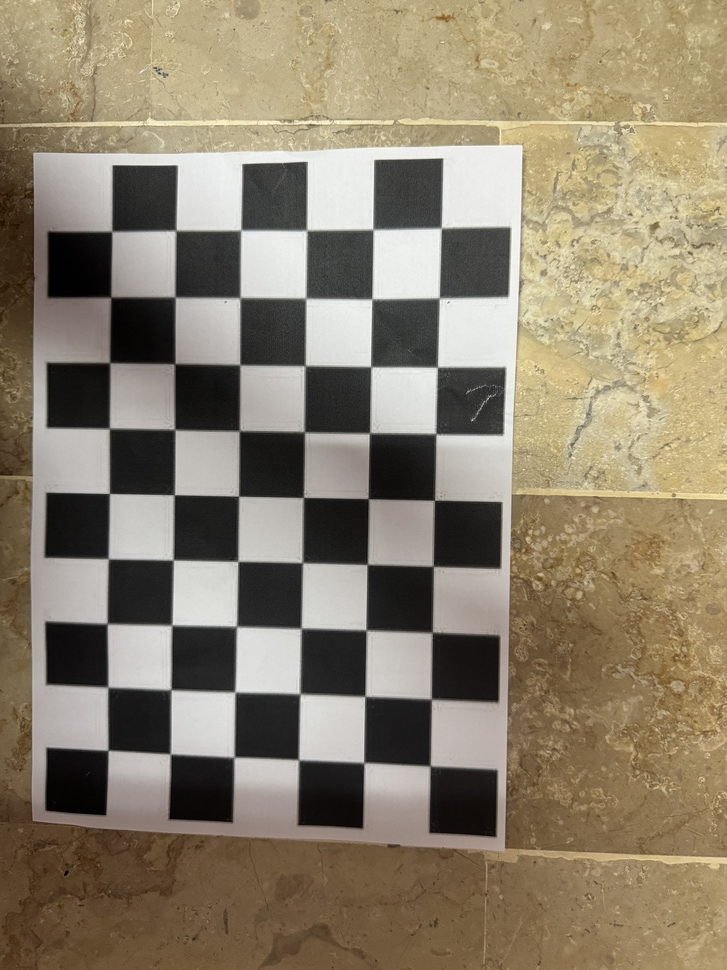
#> input picture calibration/images/IMG_4700 2.JPG, 727 x 970 px, shrunk from 4284 x 5712 before the run
$ python calibrate.py --images images
#> lines starting #> are read from the running program, lines starting #| are printed output that depends on the picture; after the words box and inside, x2 and y2 are one past the last pixel; in counts of white or black regions, pixels touching at a corner belong together
import cv2
import numpy as np
import os
import glob
import argparse
import json
import logging
from typing import Tuple, List, Optional

logging.basicConfig(level=logging.INFO, format='%(asctime)s - %(levelname)s - %(message)s')

def find_checkerboard_corners(image_path: str, board_size: Tuple[int, int] = (9, 6)) -> Tuple[bool, Optional[np.ndarray], Optional[np.ndarray]]:
    """
    Find checkerboard corners in an image.

    Args:
        image_path: Path to the image file.
        board_size: Tuple of (width, height) representing the number of inner corners.

    Returns:
        Tuple containing:
        - bool: True if corners were found successfully.
        - np.ndarray: Refined corner coordinates (or None if not found).
        - np.ndarray: The loaded image (or None if failed to load).
    """
    if not os.path.exists(image_path):
        logging.error(f"Image not found: {image_path}")
        return False, None, None

    img = cv2.imread(image_path)
    if img is None:
        logging.error(f"Failed to load image: {image_path}")
        return False, None, None

    gray = cv2.cvtColor(img, cv2.COLOR_BGR2GRAY)

    # Find the chess board corners
    ret, corners = cv2.findChessboardCorners(gray, board_size, None)

    if ret:
        # Refine corner locations
        criteria = (cv2.TERM_CRITERIA_EPS + cv2.TERM_CRITERIA_MAX_ITER, 30, 0.001)
        corners_refined = cv2.cornerSubPix(gray, corners, (11, 11), (-1, -1), criteria)
        return True, corners_refined, img

    return False, None, img

def calibrate_camera(image_dir: str, board_size: Tuple[int, int] = (9, 6), square_size: float = 25.0) -> Tuple[Optional[np.ndarray], Optional[np.ndarray], List[np.ndarray], List[np.ndarray], float, Tuple[int, int]]:
    """
    Calibrate camera using a directory of checkerboard images.

    Args:
        image_dir: Directory containing checkerboard images.
        board_size: Tuple of (width, height) representing the number of inner corners.
        square_size: Size of a single square in mm.

    Returns:
        Tuple containing:
        - camera_matrix: 3x3 intrinsic camera matrix.
        - dist_coeffs: Distortion coefficients.
        - rvecs: Rotation vectors for each image.
        - tvecs: Translation vectors for each image.
        - reprojection_error: Overall RMS reprojection error.
        - image_size: Size of the images used (width, height).
    """
#> called with image_dir = 'images', board_size = (9, 6), square_size = 25
    logging.info(f"Starting camera calibration from {image_dir}")

    # Prepare object points, like (0,0,0), (1,0,0), (2,0,0) ....,(6,5,0)
    objp = np.zeros((board_size[0] * board_size[1], 3), np.float32)
    objp[:, :2] = np.mgrid[0:board_size[0], 0:board_size[1]].T.reshape(-1, 2)
    objp *= square_size

    # Arrays to store object points and image points from all the images.
    objpoints = [] # 3d point in real world space
    imgpoints = [] # 2d points in image plane.

    # Supported extensions
    exts = ['jpg', 'png', 'jpeg', 'bmp', 'JPG']
    images = []
    for ext in exts:
        images.extend(glob.glob(os.path.join(image_dir, f'*.{ext}')))
#> pass 2 of the loop in calibrate_camera, `for ext in exts:`:

    if not images:
        logging.error(f"No images found in {image_dir}")
        return None, None, [], [], 0.0, (0, 0)

    image_size = (0, 0)
    successful_images = 0

    for idx, fname in enumerate(images):
        logging.info(f"Processing image {idx + 1}/{len(images)}: {fname}")
        ret, corners, img = find_checkerboard_corners(fname, board_size)
#> in find_checkerboard_corners, img is the input picture: shape (970, 727, 3); mean B, G, R 108.6, 129.1, 140.4
#> in find_checkerboard_corners, `gray = cv2.cvtColor(img, cv2.COLOR_BGR2GRAY)`:
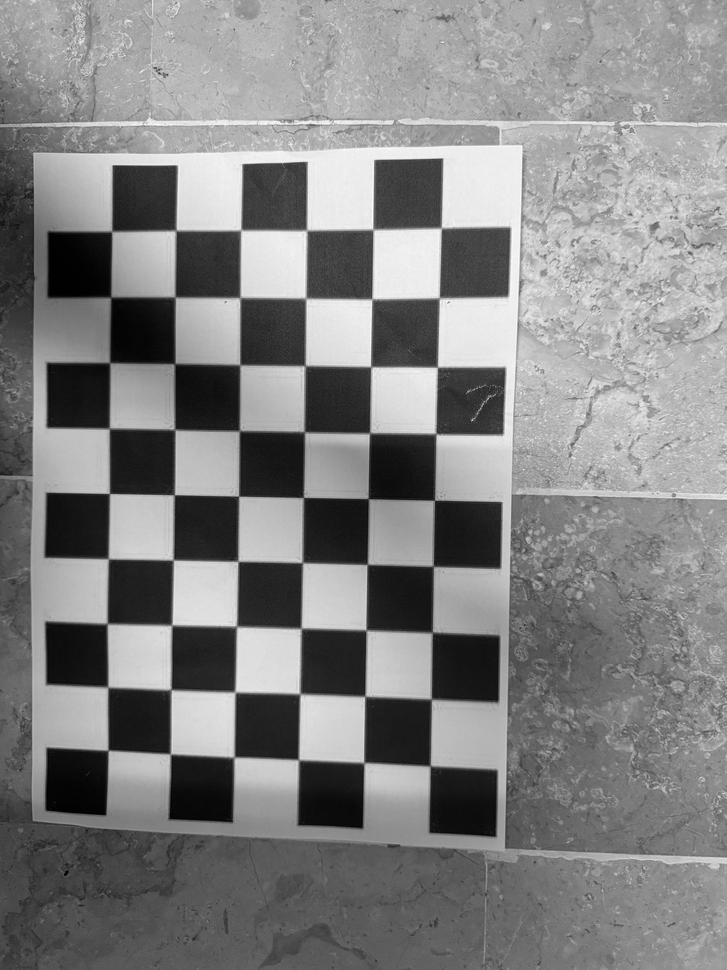
#> gray: shape (970, 727); min 0, max 254, mean 130.1
#> in find_checkerboard_corners, `ret, corners = cv2.findChessboardCorners(gray, board_size, None)`: ret = True; corners = 54 rows, first 8: [108.2, 750.6], [108.2, 686.6], [107.4, 623.7], [108.5, 558.4], [109.6, 493.6], [109.2, 428.5], [109.7, 362.7], [111, 297.1]
#> in find_checkerboard_corners, `corners_refined = cv2.cornerSubPix(gray, corners, (11, 11), (-1, -1), ..`: corners_refined = 54 rows, first 8: [107.9, 750.3], [107.8, 687.1], [107.1, 623.7], [108.2, 558.7], [109.4, 493.5], [109.3, 428.4], [109.8, 362.7], [110.8, 297]
#> ret = True; corners has the same summary as corners_refined in find_checkerboard_corners

        if ret and img is not None:
            objpoints.append(objp)
            imgpoints.append(corners)
            image_size = (img.shape[1], img.shape[0])
#> image_size = (727, 970)
            successful_images += 1
        else:
            logging.warning(f"Could not find checkerboard in {fname}")
#> pass 2 of the loop in calibrate_camera, `for idx, fname in enumerate(images):`:
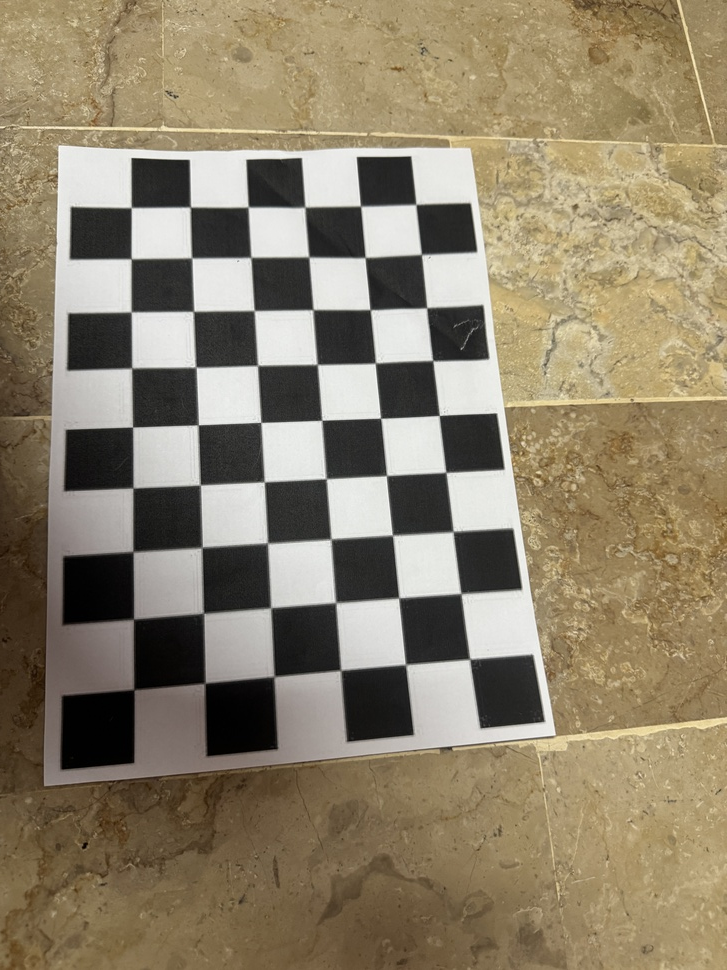
#> input picture calibration/images/IMG_4701 2.JPG, 727 x 970 px, shrunk from 4284 x 5712 before the run
#> in find_checkerboard_corners, img is the input picture: shape (970, 727, 3); mean B, G, R 106.7, 129.5, 141.3
#> in find_checkerboard_corners (call 2), `gray = cv2.cvtColor(img, cv2.COLOR_BGR2GRAY)`:
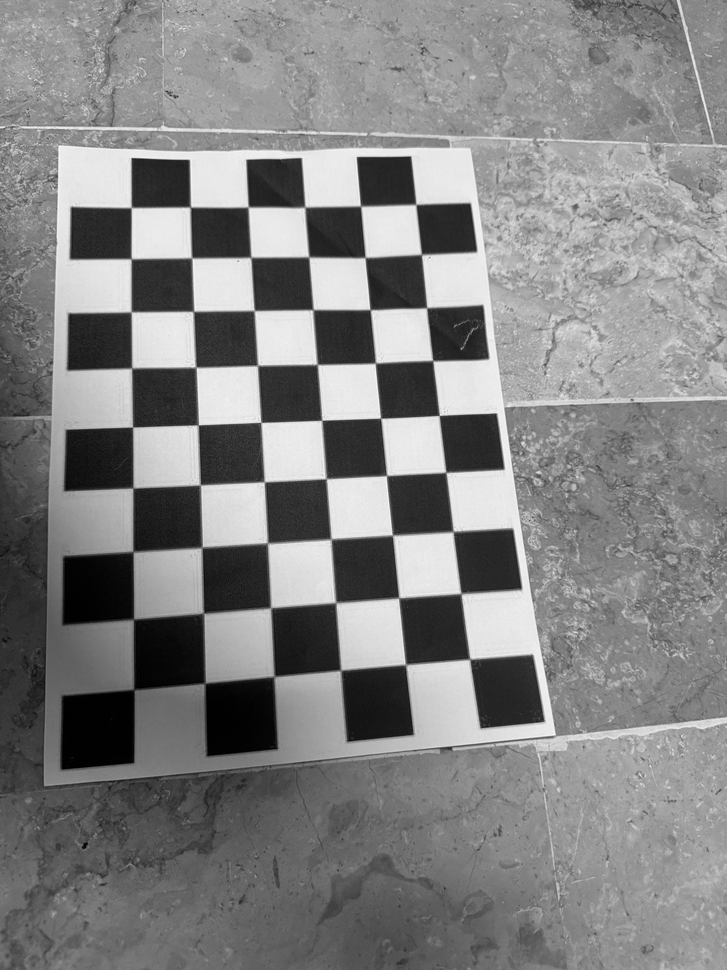
#> gray: shape (970, 727); min 0, max 253, mean 130.5
#> in find_checkerboard_corners (call 2), `ret, corners = cv2.findChessboardCorners(gray, board_size, None)`: corners = 54 rows, first 8: [133.9, 689.9], [133.5, 618.7], [133.2, 551.8], [132.8, 488.1], [132.6, 427.1], [131.7, 367.7], [131.1, 312], [131.3, 258.7]
#> corners_refined = 54 rows, first 8: [133.8, 689.5], [133.5, 619.1], [133, 551.7], [133, 487.9], [132.6, 427], [131.7, 368], [131.2, 311.8], [131.2, 258.8]
#> in calibrate_camera, `ret, corners, img = find_checkerboard_corners(fname, board_size)`: corners has the same summary as corners_refined in find_checkerboard_corners

    logging.info(f"Successfully found corners in {successful_images}/{len(images)} images.")

    if successful_images == 0:
        logging.error("Failed to find checkerboard corners in any images.")
        return None, None, [], [], 0.0, (0, 0)

    logging.info("Calculating camera calibration parameters...")
    ret, mtx, dist, rvecs, tvecs = cv2.calibrateCamera(
        objpoints, imgpoints, image_size, None, None,
        flags=cv2.CALIB_FIX_K3
    )

    logging.info(f"Calibration finished. Reprojection error: {ret:.4f}")
    return mtx, dist, rvecs, tvecs, ret, image_size

def save_calibration(output_dir: str, camera_matrix: np.ndarray, dist_coeffs: np.ndarray, rvecs: List[np.ndarray], tvecs: List[np.ndarray], reprojection_error: float, image_size: Tuple[int, int]) -> None:
    """
    Save calibration results to disk.

    Args:
        output_dir: Directory to save calibration data.
        camera_matrix: 3x3 intrinsic camera matrix.
        dist_coeffs: Distortion coefficients.
        rvecs: Rotation vectors.
        tvecs: Translation vectors.
        reprojection_error: Overall RMS reprojection error.
        image_size: Image size used for calibration (width, height).
    """
    os.makedirs(output_dir, exist_ok=True)

    np.save(os.path.join(output_dir, 'camera_matrix.npy'), camera_matrix)
    np.save(os.path.join(output_dir, 'dist_coeffs.npy'), dist_coeffs)

    np.savez(os.path.join(output_dir, 'calibration_data.npz'),
             camera_matrix=camera_matrix,
             dist_coeffs=dist_coeffs,
             rvecs=rvecs,
             tvecs=tvecs,
             reprojection_error=reprojection_error,
             image_size=image_size)

    report_data = {
        'camera_matrix': camera_matrix.tolist(),
        'dist_coeffs': dist_coeffs.tolist(),
        'reprojection_error': float(reprojection_error),
        'image_size': image_size
    }

    with open(os.path.join(output_dir, 'calibration_report.json'), 'w') as f:
        json.dump(report_data, f, indent=4)

    logging.info(f"Calibration data saved to {output_dir}")

def generate_calibration_report(output_dir: str, camera_matrix: np.ndarray, dist_coeffs: np.ndarray, reprojection_error: float, num_images: int, image_size: Tuple[int, int]) -> None:
    """
    Generate a human-readable markdown report of the calibration.
    """
    quality = "Poor"
    if reprojection_error < 0.3:
        quality = "Excellent"
    elif reprojection_error < 0.5:
        quality = "Good"
    elif reprojection_error < 1.0:
        quality = "Acceptable"

    fx = camera_matrix[0, 0]
    fy = camera_matrix[1, 1]
    cx = camera_matrix[0, 2]
    cy = camera_matrix[1, 2]

    report = f"""# Camera Calibration Report

## Overall Quality Assessment
- **Quality**: {quality}
- **Reprojection Error**: {reprojection_error:.4f} pixels
- **Images Used**: {num_images}
- **Image Size**: {image_size[0]}x{image_size[1]}

## Camera Matrix (Intrinsics)
```
[{camera_matrix[0, 0]:.4f}, {camera_matrix[0, 1]:.4f}, {camera_matrix[0, 2]:.4f}]
[{camera_matrix[1, 0]:.4f}, {camera_matrix[1, 1]:.4f}, {camera_matrix[1, 2]:.4f}]
[{camera_matrix[2, 0]:.4f}, {camera_matrix[2, 1]:.4f}, {camera_matrix[2, 2]:.4f}]
```
- Focal Length (fx, fy): ({fx:.4f}, {fy:.4f})
- Principal Point (cx, cy): ({cx:.4f}, {cy:.4f})

## Distortion Coefficients
`k1, k2, p1, p2, k3`
```
[{dist_coeffs[0, 0]:.6f}, {dist_coeffs[0, 1]:.6f}, {dist_coeffs[0, 2]:.6f}, {dist_coeffs[0, 3]:.6f}, {dist_coeffs[0, 4]:.6f}]
```
"""
    os.makedirs(output_dir, exist_ok=True)
    report_path = os.path.join(output_dir, 'calibration_report.md')
    with open(report_path, 'w') as f:
        f.write(report)

    logging.info(f"Calibration report saved to {report_path}")

def visualize_calibration(image_dir: str, output_dir: str, camera_matrix: np.ndarray, dist_coeffs: np.ndarray, board_size: Tuple[int, int] = (9, 6)) -> None:
    """
    Draw detected corners and save side-by-side original vs undistorted comparisons.
    """
#> called with image_dir = 'images', output_dir = 'calibration/output', camera_matrix = array of shape (3, 3), dist_coeffs = array of shape (1, 5), board_size = (9, 6)
    vis_dir = os.path.join(output_dir, 'visualizations')
    os.makedirs(vis_dir, exist_ok=True)

    exts = ['jpg', 'png', 'jpeg', 'bmp', 'JPG']
    images = []
    for ext in exts:
        images.extend(glob.glob(os.path.join(image_dir, f'*.{ext}')))
#> pass 2 of the loop in visualize_calibration, `for ext in exts:`:

    for idx, fname in enumerate(images):
        ret, corners, img = find_checkerboard_corners(fname, board_size)
#> ret = True; corners = 54 rows, first 8: [107.9, 750.3], [107.8, 687.1], [107.1, 623.7], [108.2, 558.7], [109.4, 493.5], [109.3, 428.4], [109.8, 362.7], [110.8, 297]
        if ret and img is not None:
            # Draw corners
            img_with_corners = img.copy()
            cv2.drawChessboardCorners(img_with_corners, board_size, corners, ret)
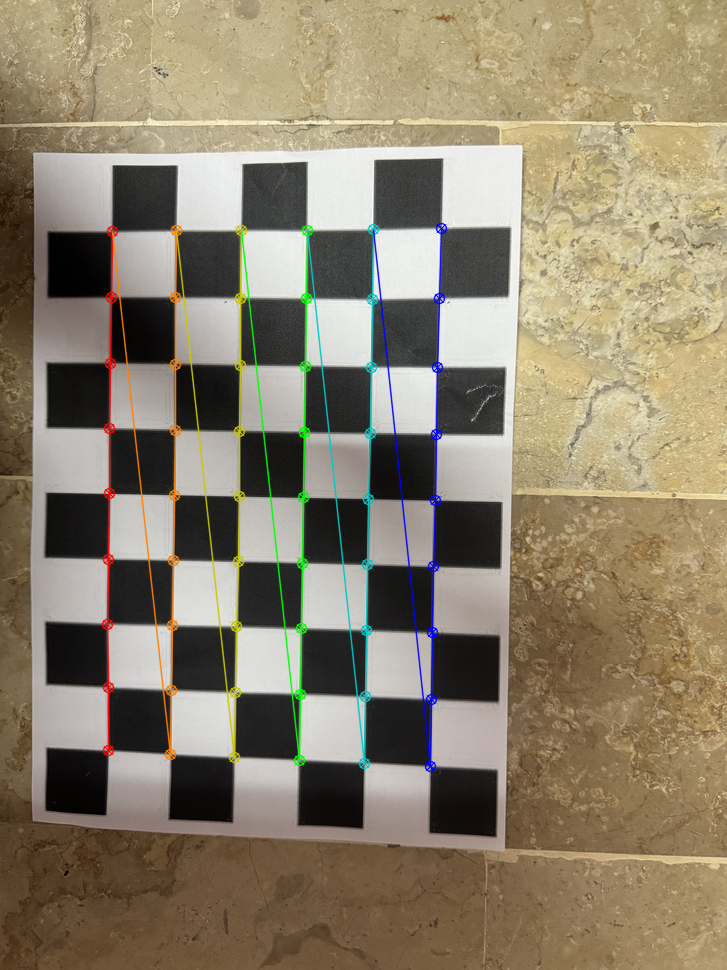
#> img_with_corners: shape (970, 727, 3); 3.09% of pixels changed, all inside (x1, y1, x2, y2) = (101, 222, 448, 773)

            # Undistort
            undistorted = cv2.undistort(img, camera_matrix, dist_coeffs, None, camera_matrix)
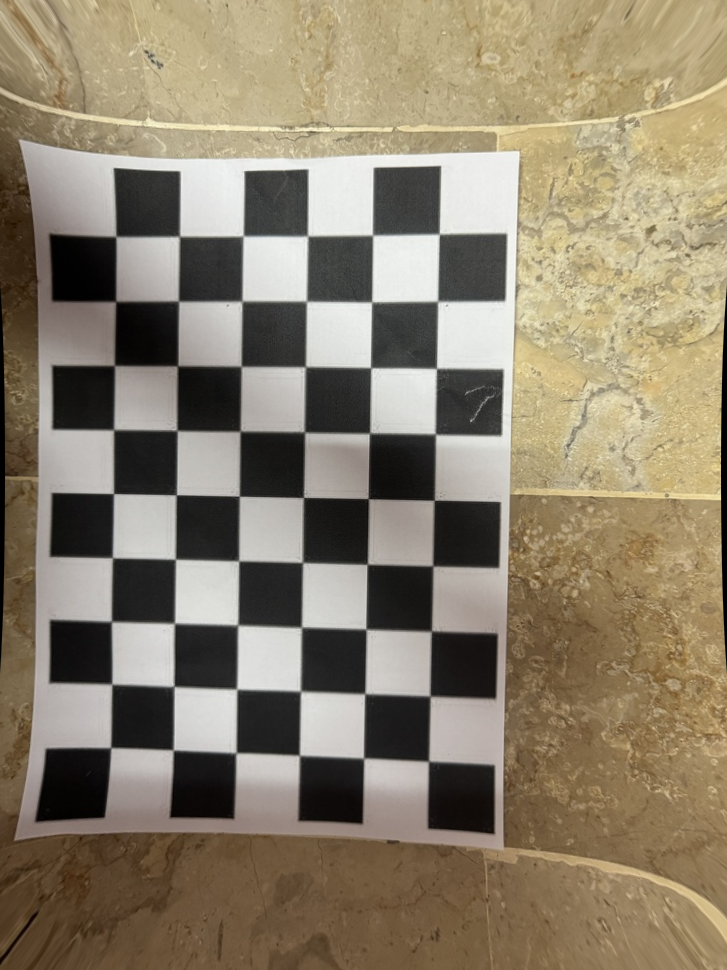
#> undistorted: shape (970, 727, 3); mean B, G, R 108.1, 128.6, 139.9

            # Combine side by side
            h, w = img.shape[:2]
#> h = 970; w = 727
            combined = np.zeros((h, w * 2, 3), dtype=np.uint8)
            combined[:, :w] = img_with_corners
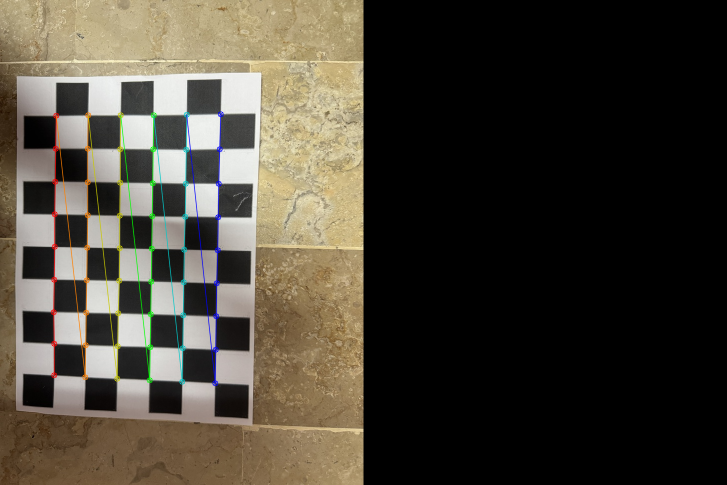
#> combined: shape (970, 1454, 3) (shown at 1/2 size); mean B, G, R 54.1, 64.7, 70.1
            combined[:, w:] = undistorted
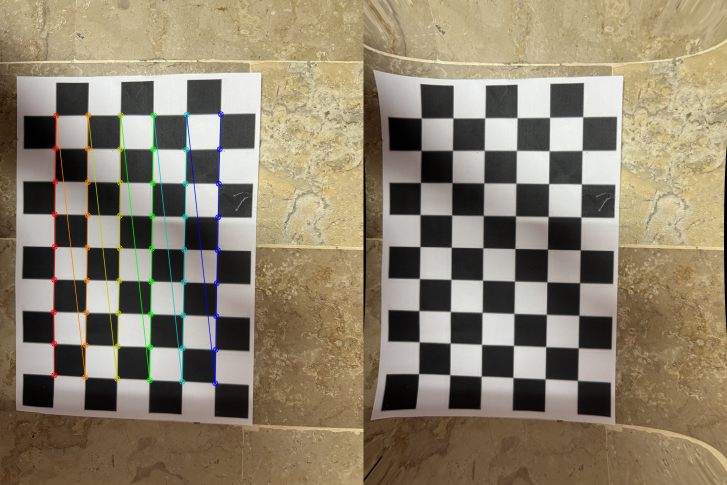
#> combined: shape (970, 1454, 3) (shown at 1/2 size); mean B, G, R 108.1, 129, 140.1

            # Save
            base_name = os.path.basename(fname)
            vis_path = os.path.join(vis_dir, f"vis_{base_name}")
            cv2.imwrite(vis_path, combined)
#> pass 2 of the loop in visualize_calibration, `for idx, fname in enumerate(images):`:
#> in find_checkerboard_corners (call 6), `ret, corners = cv2.findChessboardCorners(gray, board_size, None)`: corners = 54 rows, first 8: [133.9, 689.9], [133.5, 618.7], [133.2, 551.8], [132.8, 488.1], [132.6, 427.1], [131.7, 367.7], [131.1, 312], [131.3, 258.7]
#> in visualize_calibration, `ret, corners, img = find_checkerboard_corners(fname, board_size)`: corners has the same summary as corners_refined in find_checkerboard_corners
#> img_with_corners: shape (970, 727, 3); 2.8% of pixels changed, all inside (x1, y1, x2, y2) = (125, 198, 477, 696)
#> in visualize_calibration, `combined[:, w:] = undistorted`:
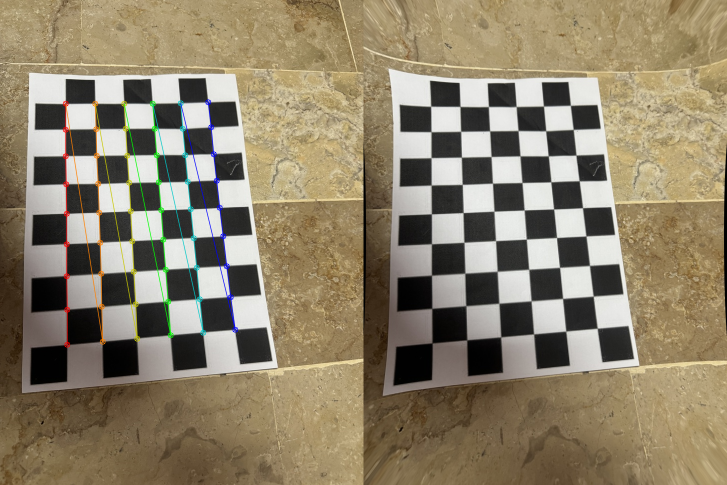
#> combined: shape (970, 1454, 3) (shown at 1/2 size); mean B, G, R 106.1, 129.4, 141

    logging.info(f"Visualizations saved to {vis_dir}")

if __name__ == '__main__':
    parser = argparse.ArgumentParser(description="Camera Calibration")
    parser.add_argument('--images', required=True, help="Path to checkerboard images")
    parser.add_argument('--output', default='calibration/output', help="Output directory")
    parser.add_argument('--board-size', default='9,6', help="Checkerboard size (e.g., 9,6)")
    parser.add_argument('--square-size', type=float, default=25.0, help="Square size in mm")

    args = parser.parse_args()

    try:
        w, h = map(int, args.board_size.split(','))
        board_size = (w, h)
    except ValueError:
        logging.error("Invalid board size format. Use width,height (e.g., 9,6)")
        exit(1)

    mtx, dist, rvecs, tvecs, err, img_size = calibrate_camera(args.images, board_size, args.square_size)

    if mtx is not None:
        save_calibration(args.output, mtx, dist, rvecs, tvecs, err, img_size)
        generate_calibration_report(args.output, mtx, dist, err, len(rvecs), img_size)
        visualize_calibration(args.images, args.output, mtx, dist, board_size)
